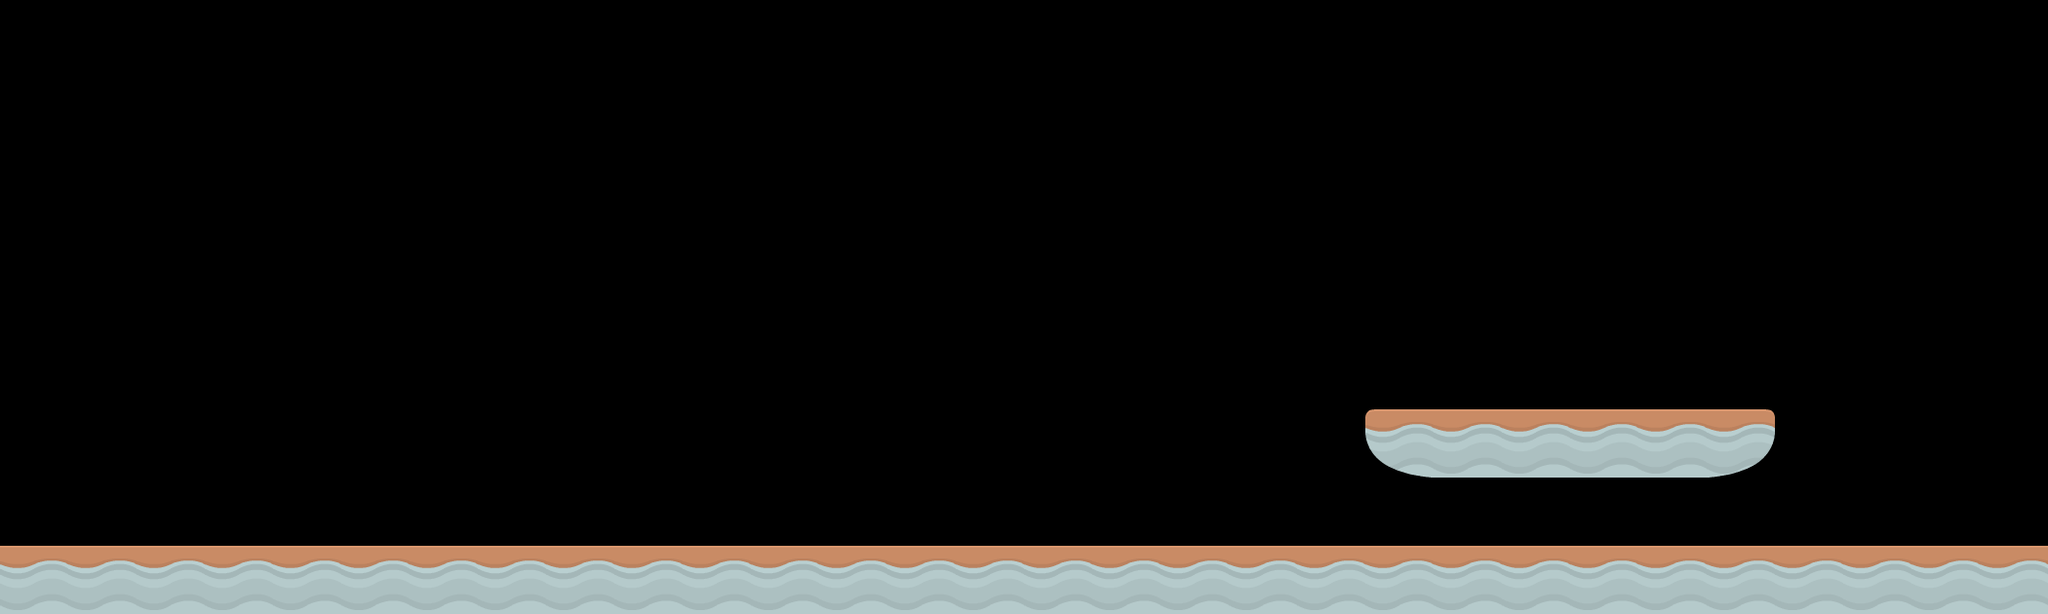

A 2D game scene composited from a Tiled map and its tileset images. What follows is a short description and the map's XML, with every tile layer's data as written:
An orthogonal 30x9 tile map with 70x70 px tiles, 1 tile layer (Tile Layer 1) and 1 object.

<map version="1.0" tiledversion="1.0.2" orientation="orthogonal" renderorder="right-down" width="30" height="9" tilewidth="70" tileheight="70" nextobjectid="14">
 <properties>
  <property name="unity:resourcePath" value="Maps" />
 </properties>
 <tileset firstgid="1" source="../Tilesets/industrial.tsx" />
 <layer name="Tile Layer 1" width="30" height="9">
  <data encoding="csv">
0,0,0,0,0,0,0,0,0,0,0,0,0,0,0,0,0,0,0,0,0,0,0,0,0,0,0,0,0,0,
0,0,0,0,0,0,0,0,0,0,0,0,0,0,0,0,0,0,0,0,0,0,0,0,0,0,0,0,0,0,
0,0,0,0,0,0,0,0,0,0,0,0,0,0,0,0,0,0,0,0,0,0,0,0,0,0,0,0,0,0,
0,0,0,0,0,0,0,0,0,0,0,0,0,0,0,0,0,0,0,0,0,0,0,0,0,0,0,0,0,0,
0,0,0,0,0,0,0,0,0,0,0,0,0,0,0,0,0,0,0,0,0,0,0,0,0,0,0,0,0,0,
0,0,0,0,0,0,0,0,0,0,0,0,0,0,0,0,0,0,0,0,0,0,0,0,0,0,0,0,0,0,
0,0,0,0,0,0,0,0,0,0,0,0,0,0,0,0,0,0,0,0,17,3,3,3,3,18,0,0,0,0,
0,0,0,0,0,0,0,0,0,0,0,0,0,0,0,0,0,0,0,0,0,0,0,0,0,0,0,0,0,0,
3,3,3,3,3,3,3,3,3,3,3,3,3,3,3,3,3,3,3,3,3,3,3,3,3,3,3,3,3,3
</data>
 </layer>
 <objectgroup name="Powerups">
  <object id="12" gid="84" x="1575" y="421" width="70" height="70">
   <properties>
    <property name="prefab" value="Powerups/Powerup" />
   </properties>
  </object>
 </objectgroup>
</map>
